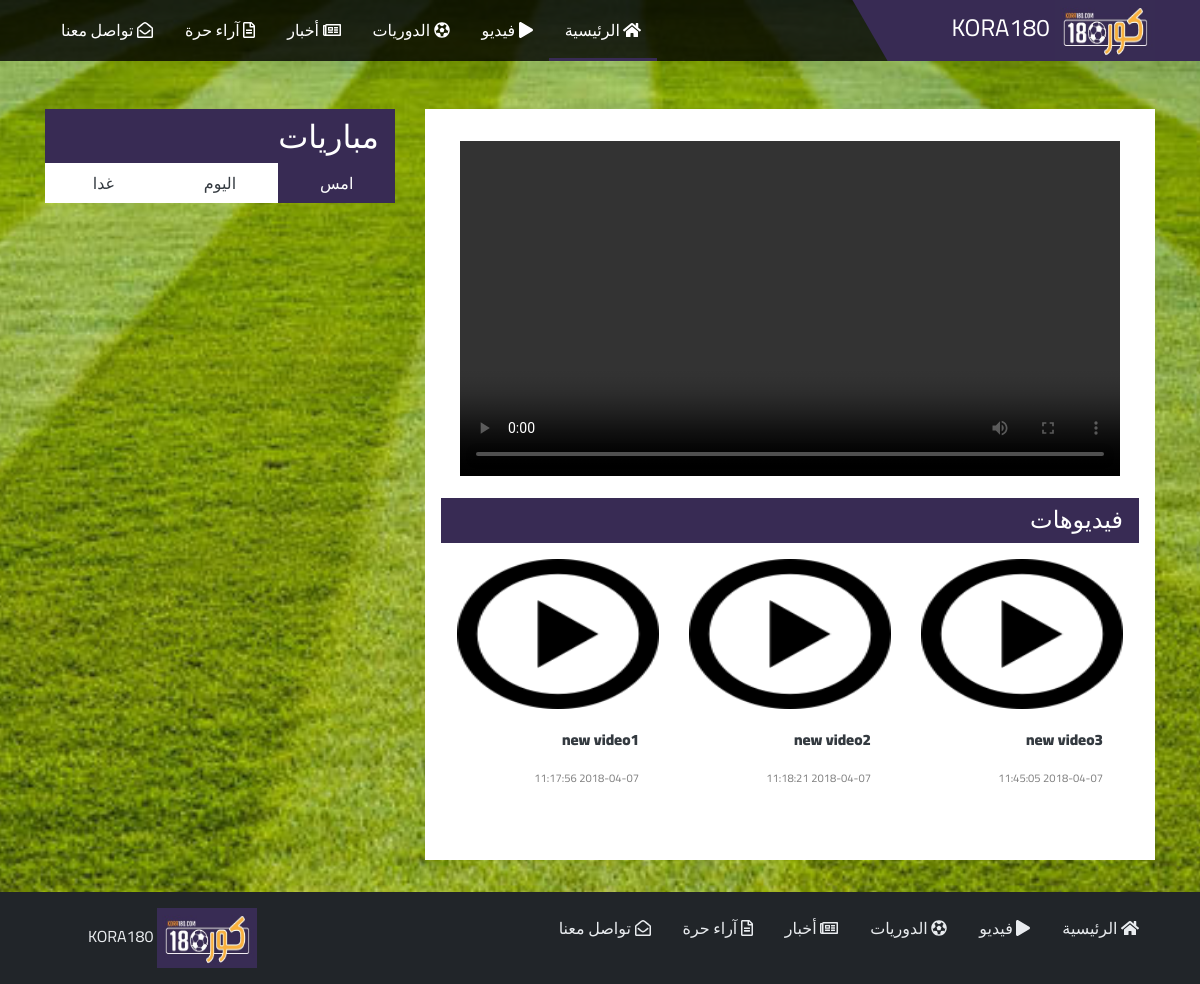
Page /single-video.php on the committed database.
### tables this page shows
CREATE TABLE IF NOT EXISTS `videos` (
  `video_id` int(10) UNSIGNED NOT NULL AUTO_INCREMENT,
  `category_id` int(10) UNSIGNED NOT NULL,
  `video_title` varchar(150) NOT NULL,
  `video` varchar(255) NOT NULL,
  `video_date` datetime NOT NULL,
  PRIMARY KEY (`video_id`),
  UNIQUE KEY `video_title` (`video_title`),
  UNIQUE KEY `video` (`video`),
  KEY `category_id` (`category_id`)
);

### includes/initialize.php (called while the page is built, shortened)
<?php
$db = mysqli_connect(DB_SERVER,DB_USER,DB_PASS,DB_NAME);
mysqli_query($db,"SET NAMES 'utf8'");
function db_escape($connection,$string){
    return mysqli_real_escape_string($connection,$string);
}
require_once ('query_function.php');

### includes/query_function.php (called while the page is built, shortened)
<?php
function find_all_videos($options=[]){
    global $db;
    $category_id = $options['category_id'] ?? false;
    $limit = $options['limit'] ?? false;
    $start = $options['start'] ?? false;
    $sql = "SELECT * FROM videos ";
    $sql.= "ORDER BY video_id DESC ";
    if ($limit){
        $sql .= "LIMIT {$limit}";
    }
    $result = mysqli_query($db,$sql);
    return $result;
}
function find_video_by_id($id,$options=[]){
    global $db;
    $id= db_escape($db,$id);
    $sql = "SELECT * FROM videos WHERE video_id = '$id' ";
    $result = mysqli_query($db,$sql);
    $video = mysqli_fetch_assoc($result);
    return $video;
}

### single-video.php (the view, shortened to what this page needs)
<?php
require_once('includes/initialize.php');
include ("includes/public_header.php");
$id = $_GET['id'] ?? 1;
$video = find_video_by_id($id);
?>
    <main class="mt-5">
      <div class="container">
        <div class="row">
          <div class="col-md-8">
            <section class="bg-white p-3">
              <article>
                <div class="text-center mb-3">
                    <video width="660" height="335" controls>
                        <source type="video/mp4" src="adminpanel/video/<?php echo htmlspecialchars(urlencode($video['video']));  ?>">
                    </video>
                </div>
              </article>
              <div class="panel-title panel-title--small">
                <h2>فيديوهات</h2>
              </div>
              <div class="p-3">
                <div class="row">
                <?php
                $video_set = find_all_videos(['limit' =>3] );
                while($video = mysqli_fetch_assoc($video_set)) {
                    ?>
                    <div class="col-md-4">
                        <div class="card border-0 news">
                            <div class="position-relative">
                                <a href="single-video.php?id=<?php echo htmlspecialchars(urlencode($video['video_id'])); ?>">
                                    <img class="card-img-top" src="adminpanel/video/thumbnail/if_play-circle.png" height="150px"
                                         alt="placeholder">
                                </a>
                            </div>
                            <div class="card-body">
                                <h4 class="card-title news__title">
                                    <a href="single-video.php?id=<?php echo htmlspecialchars(urlencode($video['video_id'])); ?>">
                                        <?php echo htmlspecialchars($video['video_title']); ?>
                                    </a>
                                </h4>
                                <time class="news__date"><?php
                                    echo htmlspecialchars($video['video_date']); ?></time>
                            </div>
                        </div>
                    </div>
                    <?php
                }
                    ?>
                </div>
              </div>
            </section>
          </div>
            <?php
            include ('includes/matches_tabs.php');
            ?>
        </div>
      </div>
    </main>
<?php
include ("includes/public_footer.php");

### rows in the picture
videos: video_title "new video3", video_date "2018-04-07 11:45:05"
videos: video_title "new video2", video_date "2018-04-07 11:18:21"
videos: video_title "new video1", video_date "2018-04-07 11:17:56"
